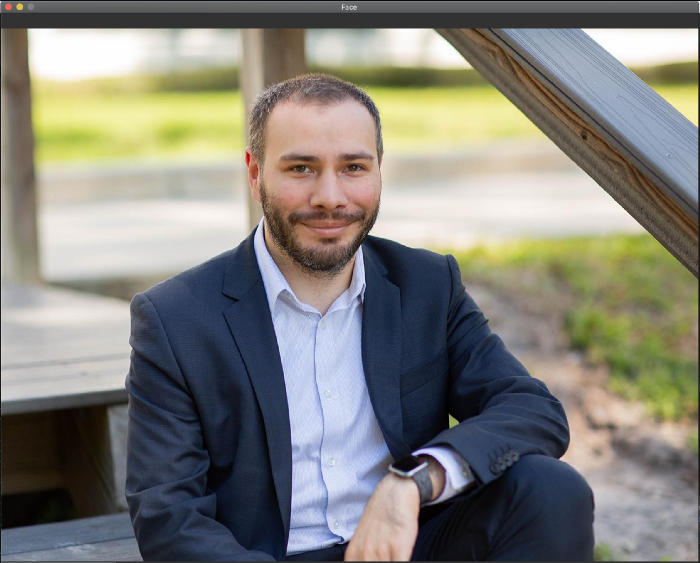
#> input picture face.png, 700 x 563 px, found by its file name
$ python skin_colour_detect.py
#> lines starting #> are read from the running program, lines starting #| are printed output that depends on the picture; after the words box and inside, x2 and y2 are one past the last pixel; in counts of white or black regions, pixels touching at a corner belong together
import cv2
import numpy

# Constants for finding range of skin color in YCrCb
min_YCrCb = numpy.array([80,133,77],numpy.uint8)# may change to [80,133,77]
max_YCrCb = numpy.array([255,173,127],numpy.uint8)

# Grab video frame, decode it and return next video frame
sourceImage = cv2.imread("face.png")
#> sourceImage is the input picture: shape (563, 700, 3); mean B, G, R 122.2, 129.3, 130.6

# Convert image to YCrCb
imageYCrCb = cv2.cvtColor(sourceImage,cv2.COLOR_BGR2YCR_CB)
#> imageYCrCb: shape (563, 700, 3); mean of channels 0, 1, 2 128.9, 129.2, 124.2

# Find region with skin tone in YCrCb image
skinRegion = cv2.inRange(imageYCrCb,min_YCrCb,max_YCrCb)
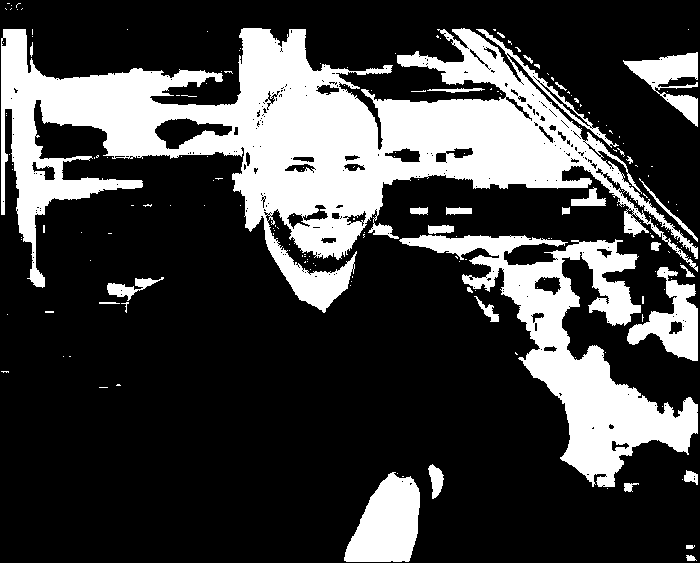
#> skinRegion: shape (563, 700); 26.1% white; 187 white regions (158 under 20 px)

# Do contour detection on skin region
contours, hierarchy = cv2.findContours(skinRegion, cv2.RETR_EXTERNAL, cv2.CHAIN_APPROX_SIMPLE)
#> contours = 176 contours, 156 with area under 20; largest, box (x1, y1, x2, y2) and area: (1, 28, 698, 313) 70047, (399, 235, 698, 487) 20793, (344, 472, 420, 562) 4573, (627, 267, 698, 361) 2846, (623, 52, 698, 127) 2076

# Draw the contour on the source image
for i, c in enumerate(contours):
    area = cv2.contourArea(c)
    if area > 1000:
        cv2.drawContours(sourceImage, contours, i, (0, 255, 0), 3)
#> this loop made 176 passes
#> area on passes 1, 4, 8: 33.5, 57.5, 4573
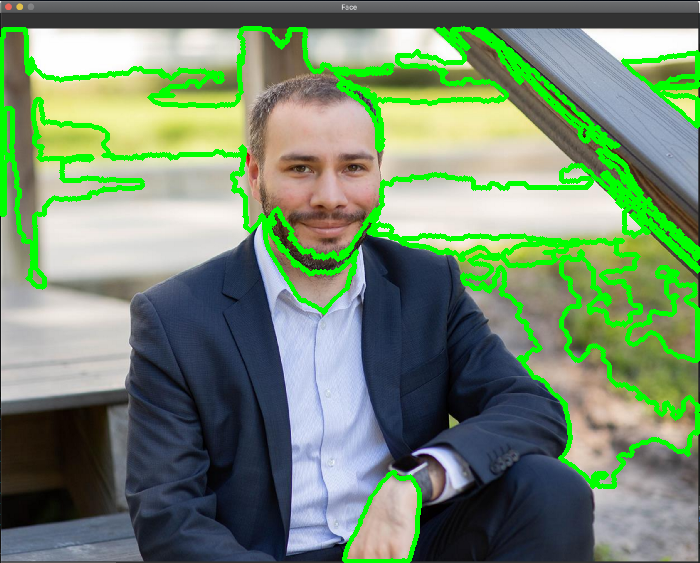
#> sourceImage: shape (563, 700, 3); 9.56% of pixels changed, all inside (x1, y1, x2, y2) = (0, 26, 700, 563)

# Display the source image
cv2.imshow(winname='Skin Colour Detection', mat=sourceImage)

# Wait for a key press to exit
cv2.waitKey(delay=0)

# Close all windows
cv2.destroyAllWindows()
